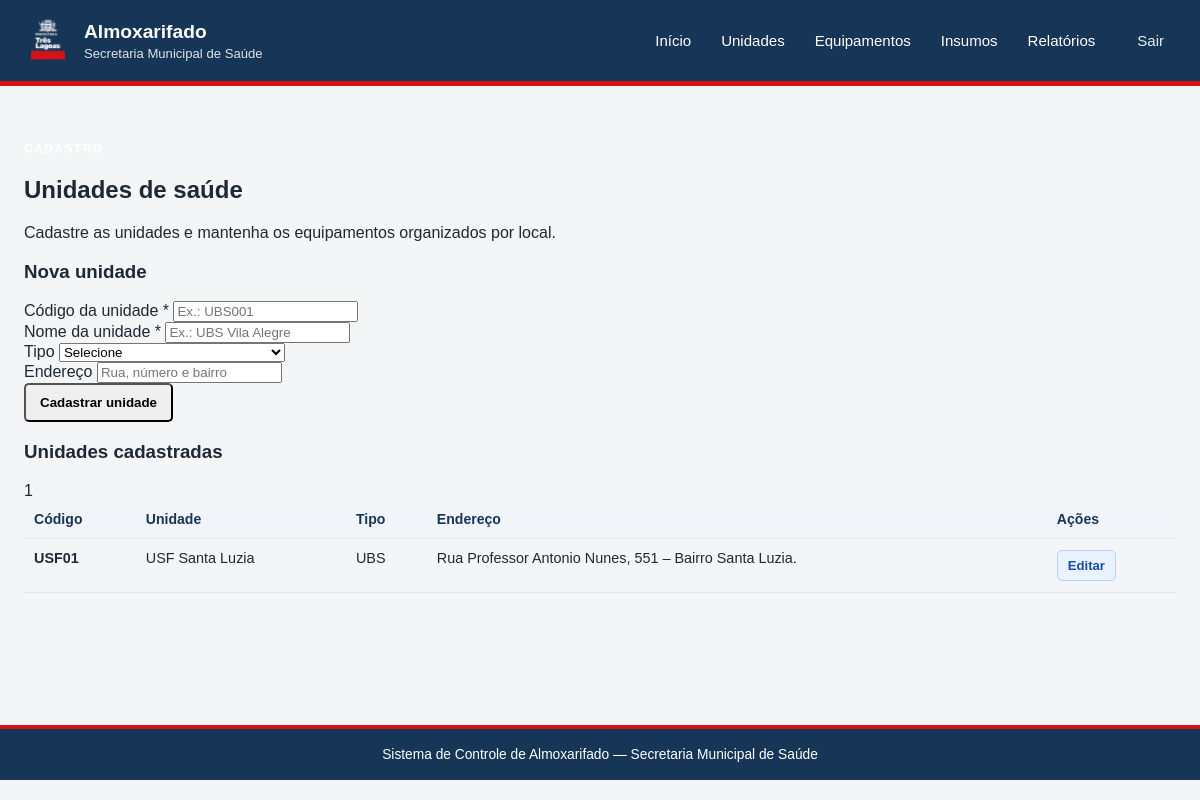
Before: /unidades (signed in) with the older database file.
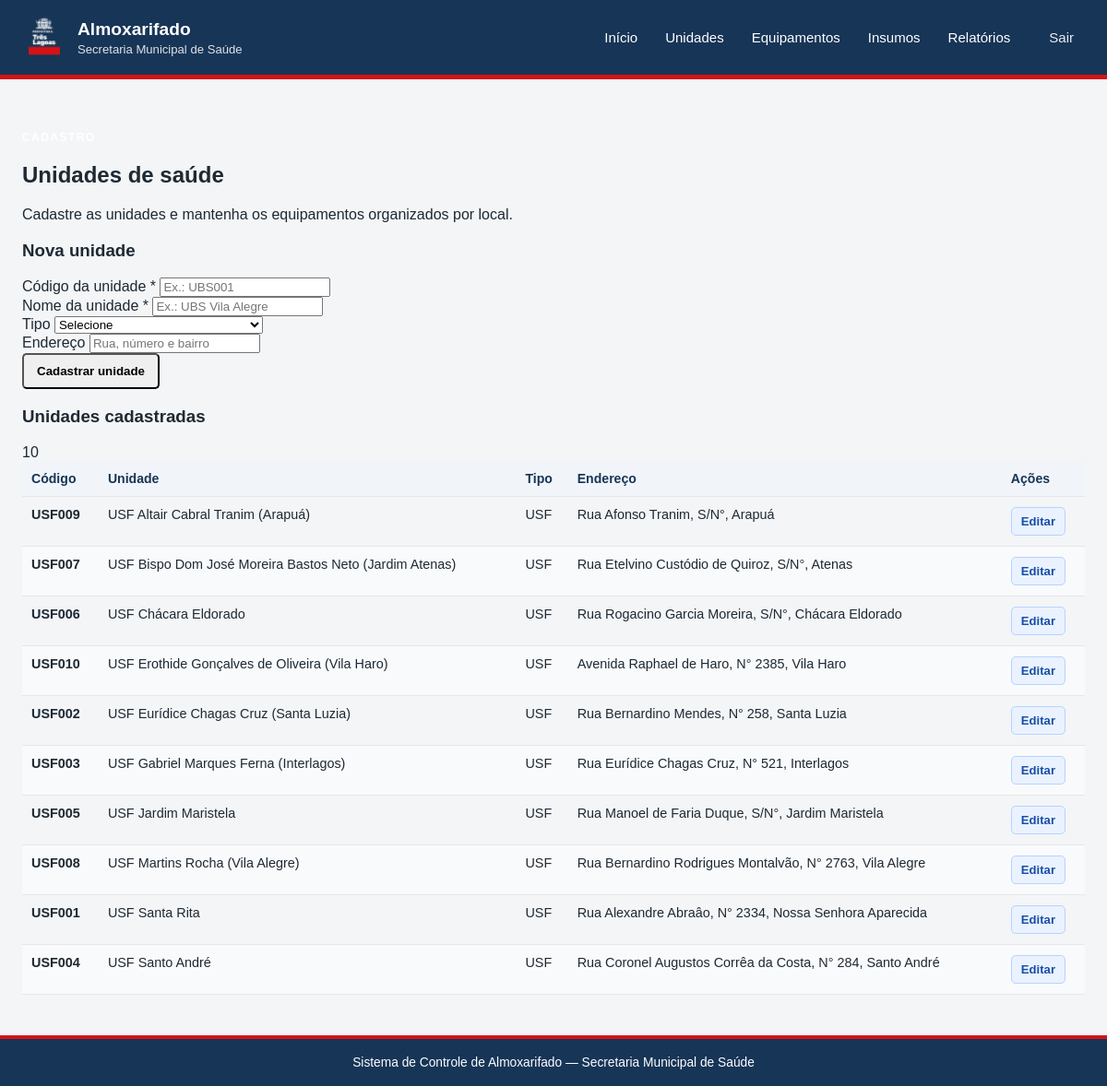
After: the same page with the newer database file.
### tables this page shows
CREATE TABLE unidades (
    id_unidade INTEGER PRIMARY KEY AUTOINCREMENT,
    codigo TEXT NOT NULL UNIQUE,
    nome TEXT NOT NULL,
    tipo TEXT,
    endereco TEXT,
    ativo BOOLEAN DEFAULT 1
);

### app.py (the view, shortened to what this page needs)
@app.route("/unidades", methods=["GET", "POST"])
@login_required
def unidades():
    termo_busca = request.args.get("busca", "").strip()
    with get_db_connection() as conn:
        if termo_busca:
            lista_unidades = conn.execute(
                """
                SELECT *
                FROM unidades
                WHERE codigo LIKE ?
                OR nome LIKE ?
                OR tipo LIKE ?
                ORDER BY nome
                """,
                (
                    f"%{termo_busca}%",
                    f"%{termo_busca}%",
                    f"%{termo_busca}%",
                ),
            ).fetchall()
        else:
            lista_unidades = conn.execute(
                "SELECT * FROM unidades ORDER BY nome"
            ).fetchall()
    return render_template(
        "unidades.html",
        unidades=lista_unidades,
        busca=termo_busca,
    )

### app.py (called while the page is built)
def login_required(f):
    @wraps(f)
    def decorated_function(*args, **kwargs):
        if not session.get("logged_in"):
            flash("Você precisa fazer login para acessar esta página.", "erro")
            return redirect(url_for("login", next=request.url))
        return f(*args, **kwargs)
    return decorated_function

def get_db_connection():
    conn = sqlite3.connect(DATABASE)
    conn.row_factory = sqlite3.Row
    conn.execute("PRAGMA foreign_keys = ON")
    return conn

### templates/unidades.html (shortened to what this page needs)
{% extends "base.html" %}
{% block content %}
<section class="cabecalho-pagina">
    <div>
        <p class="texto-superior texto-superior--azul">CADASTRO</p>
        <h2>Unidades de saúde</h2>
        <p>Cadastre as unidades e mantenha os equipamentos organizados por local.</p>
    </div>
</section>
<section class="grid-unidades">
    <article class="painel">
        <h3>Nova unidade</h3>
        <form method="post" class="formulario">
            <div class="campo">
                <label for="codigo">Código da unidade *</label>
                <input
                    type="text"
                    id="codigo"
                    name="codigo"
                    placeholder="Ex.: UBS001"
                    maxlength="20"
                    required
                >
            </div>
            <div class="campo">
                <label for="nome">Nome da unidade *</label>
                <input
                    type="text"
                    id="nome"
                    name="nome"
                    placeholder="Ex.: UBS Vila Alegre"
                    required
                >
            </div>
            <div class="campo">
                <label for="tipo">Tipo</label>
                <select id="tipo" name="tipo">
                    <option value="">Selecione</option>
                </select>
            </div>
            <div class="campo">
                <label for="endereco">Endereço</label>
                <input
                    type="text"
                    id="endereco"
                    name="endereco"
                    placeholder="Rua, número e bairro"
                >
            </div>
            <button class="botao botao--primario" type="submit">
                Cadastrar unidade
            </button>
        </form>
    </article>
    <article class="painel">
        <div class="titulo-painel">
            <h3>Unidades cadastradas</h3>
            <span class="contador">{{ unidades|length }}</span>
        </div>
        {% if unidades %}
            <div class="tabela-responsiva">
                <table>
                    <thead>
                        <tr>
                            <th>Código</th>
                            <th>Unidade</th>
                            <th>Tipo</th>
                            <th>Endereço</th>
                            <th>Ações</th>
                        </tr>
                    </thead>
                    <tbody>
                        {% for unidade in unidades %}
                            <tr>
                                <td><strong>{{ unidade['codigo'] }}</strong></td>
                                <td>{{ unidade['nome'] }}</td>
                                <td>{{ unidade['tipo'] or '-' }}</td>
                                <td>{{ unidade['endereco'] or '-' }}</td>
                                <td>
                                    <a
                                        class="botao botao--editar"
                                        href="{{ url_for('editar_unidade', id_unidade=unidade['id_unidade']) }}"
                                        >
                                        Editar
                                        </a>
                                </td>
                            </tr>
                        {% endfor %}
                    </tbody>
                </table>
            </div>
        {% else %}
            <p class="estado-vazio">
                Nenhuma unidade cadastrada. Use o formulário ao lado para iniciar.
            </p>
        {% endif %}
    </article>
</section>
{% endblock %}

### templates/base.html (shortened to what this page needs)
<!DOCTYPE html>
<html lang="pt-BR">
<head>
    <link rel="stylesheet" href="{{ url_for('static', filename='style.css') }}">
</head>
<body>
    <header class="topo">
    <div class="marca">
        <img src="{{ url_for('static', filename='logo.png') }}" alt="Logo" class="marca__logo">
        <div>
            <h1>Almoxarifado</h1>
            <p>Secretaria Municipal de Saúde</p>
        </div>
    </div>
    <nav class="menu" aria-label="Menu principal">
        <a href="{{ url_for('index') }}">Início</a>
        <a href="{{ url_for('unidades') }}">Unidades</a>
        <a href="{{ url_for('equipamentos') }}">Equipamentos</a>
        <a href="{{ url_for('insumos') }}">Insumos</a>
        <a href="{{ url_for('relatorios') }}">Relatórios</a>
        <a href="{{ url_for('logout') }}" style="margin-left: 12px; opacity: 0.9;"> Sair </a>
    </nav>
</header>
<main class="conteudo">
    {% block content %}{% endblock %}
</main>
    <footer class="rodape">
        <p>Sistema de Controle de Almoxarifado — Secretaria Municipal de Saúde</p>
    </footer>
</body>
</html>

### static/style.css (style rules this page uses)
:root { --azul-institucional: #173557; --vermelho-institucional: #d51317; --branco: #ffffff; --fundo: #f3f5f7; --texto: #1e2933; --texto-suave: #5c6b75; --borda: #d8e0e6; --azul-suave: #eaf0f5; }
* { box-sizing: border-box; }
body { margin: 0; font-family: Arial, Helvetica, sans-serif; color: var(--texto); background: var(--fundo); }
.topo { min-height: 86px; padding: 16px max(24px, calc((100% - 1180px) / 2)); display: flex; align-items: center; justify-content: space-between; gap: 24px; color: var(--branco); background: var(--azul-institucional); border-bottom: 5px solid var(--vermelho-institucional); }
.marca { display: flex; align-items: center; gap: 12px; }
.marca h1, .marca p { margin: 0; }
.marca h1 { font-size: 1.2rem; }
.marca p { margin-top: 3px; font-size: 0.82rem; opacity: 0.86; }
.menu { display: flex; flex-wrap: wrap; gap: 6px; }
.menu a { padding: 9px 12px; border-radius: 6px; color: var(--branco); font-size: 0.94rem; text-decoration: none; }
.conteudo { width: min(1180px, calc(100% - 48px)); min-height: calc(100vh - 161px); margin: 0 auto; padding: 44px 0; }
.texto-superior { color: #ffffff; font-size: 0.76rem; font-weight: bold; letter-spacing: 0.11em; }
.rodape { padding: 18px 24px; color: var(--branco); font-size: 0.86rem; text-align: center; background: var(--azul-institucional); border-top: 4px solid var(--vermelho-institucional); }
.rodape p { margin: 0; }
.marca__logo { width: 48px; height: 48px; object-fit: contain; }
.botao { border-radius: 5px; display: inline-block; font-weight: 600; padding: 10px 14px; text-decoration: none; }
.tabela-responsiva { overflow-x: auto; }
table { border-collapse: collapse; min-width: 760px; width: 100%; }
th, td { border-bottom: 1px solid #e5e7eb; padding: 11px 10px; text-align: left; vertical-align: top; }
th { background: #f1f5f9; color: #173557; font-size: 0.88rem; }
td { font-size: 0.9rem; }
th { background: #f1f5f9; color: #173557; font-size: 0.88rem; font-weight: 700; }
tbody tr:nth-child(even) { background: #f9fafb; }
.botao--editar { background: #eaf2ff; border: 1px solid #b8d2ff; color: #174ea6; font-size: 0.82rem; padding: 7px 10px; text-decoration: none; white-space: nowrap; }

Changed rows visible on the page:
added unidades: codigo "USF009", nome "USF Altair Cabral Tranim (Arapuá)", tipo "USF", endereco "Rua Afonso Tranim, S/N°, Arapuá"
added unidades: codigo "USF007", nome "USF Bispo Dom José Moreira Bastos Neto (Jardim Atenas)", tipo "USF", endereco "Rua Etelvino Custódio de Quiroz, S/N°, Atenas"
added unidades: codigo "USF006", nome "USF Chácara Eldorado", tipo "USF", endereco "Rua Rogacino Garcia Moreira, S/N°, Chácara Eldorado"
added unidades: codigo "USF010", nome "USF Erothide Gonçalves de Oliveira (Vila Haro)", tipo "USF", endereco "Avenida Raphael de Haro, N° 2385, Vila Haro"
changed unidades: codigo "USF01" → "USF002"; nome "USF Santa Luzia" → "USF Eurídice Chagas Cruz (Santa Luzia)"; tipo "UBS" → "USF"; endereco "Rua Professor Antonio Nunes, 551 – Bairro Santa Luzia." → "Rua Bernardino Mendes, N° 258, Santa Luzia"
added unidades: codigo "USF003", nome "USF Gabriel Marques Ferna (Interlagos)", tipo "USF", endereco "Rua Eurídice Chagas Cruz, N° 521, Interlagos"
added unidades: codigo "USF005", nome "USF Jardim Maristela", tipo "USF", endereco "Rua Manoel de Faria Duque, S/N°, Jardim Maristela"
added unidades: codigo "USF008", nome "USF Martins Rocha (Vila Alegre)", tipo "USF", endereco "Rua Bernardino Rodrigues Montalvão, N° 2763, Vila Alegre"
added unidades: codigo "USF001", nome "USF Santa Rita", tipo "USF", endereco "Rua Alexandre Abraâo, N° 2334, Nossa Senhora Aparecida"
added unidades: codigo "USF004", nome "USF Santo André", tipo "USF", endereco "Rua Coronel Augustos Corrêa da Costa, N° 284, Santo André"
Other visible differences:
{{ unidades|length }}: "1" → "10"
